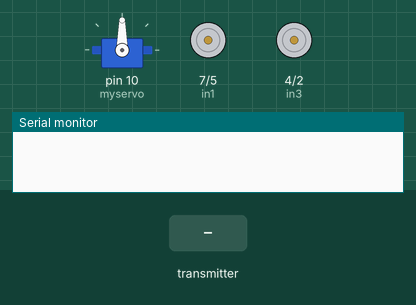
Simulated run of this sketch. Board: Arduino Uno, built with avr-gcc and run on an emulated ATmega328P. Shown: servo, motor-driver pin pairs drawn as motors (green arrow = first pin HIGH = forward, orange = second pin HIGH = backward, longer = more drive, scaled by the enable pin), the last lines printed to the serial monitor. The inputs (shaded band) are chosen by the test bench. No radio packets arrive unless stated.

Above: at 1.2 s.
1.3 s: the transmitter starts sending joystick.0 = 0
At 2.3 s:
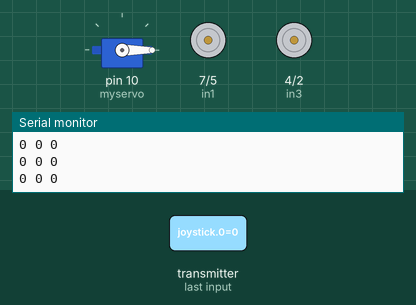
2.8 s: the transmitter starts sending joystick.2 = 256
At 3.4 s:
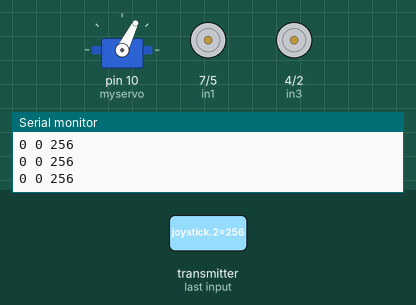
4.3 s: the transmitter starts sending joystick.0 = 512
5.8 s: the transmitter starts sending joystick.1 = 512
7.3 s: the transmitter starts sending joystick.2 = 512
At 8.0 s:
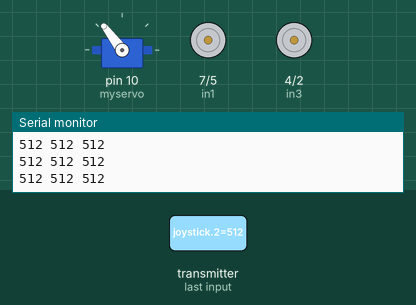
8.8 s: the transmitter starts sending joystick.1 = 256
Timing chart, 0 to 11.3 s (numbered marks = the images above; inputs shaded):
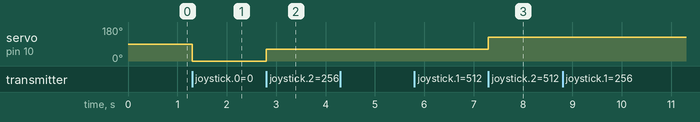

Measured:
- after the input at 1.3 s, servo on pin 10 (myservo): 90° → 0° at once
- after the input at 2.8 s, servo on pin 10 (myservo): 0° → 63° at once
- after the input at 7.3 s, servo on pin 10 (myservo): 63° → 127° at once

The sketch:

Nrf24Rc_car_Reciver.ino
```cpp
#include <SPI.h>
#include <nRF24L01.h>
#include <RF24.h>
#include <Servo.h>

#define enA 6
#define in1 7
#define in2 5
#define enB 3
#define in3 4
#define in4 2

Servo myservo;

RF24 radio(9,8); // CE, CSN
const byte address[6] = "00001";
char receivedData[32] = "";
int  xAxis, yAxis, Camservo;
int motorSpeedA = 0;
int motorSpeedB = 0;
int joystick[3];

void setup()
{
  pinMode(enA, OUTPUT);
  pinMode(enB, OUTPUT);
  pinMode(in1, OUTPUT);
  pinMode(in2, OUTPUT);
  pinMode(in3, OUTPUT);
  pinMode(in4, OUTPUT);
  myservo.attach(10);
  Serial.begin(9600);
  radio.begin();
  radio.openReadingPipe(0, address);
  radio.setPALevel(RF24_PA_MAX);
  radio.startListening();

  digitalWrite(in1, LOW);
    digitalWrite(in2, LOW);
    digitalWrite(in3, HIGH);
    digitalWrite(in4, LOW);

}
void loop()
{

  if (radio.available())
  {   // If the NRF240L01 module received data

      radio.read( joystick, sizeof(joystick) );

    radio.read(&receivedData, sizeof(receivedData));
    yAxis = joystick[0];
    xAxis = joystick[1];
    Camservo = joystick[2];

    int val  = map(Camservo, 0, 1023, 0, 255);
    myservo.write(val);
    Serial.print(yAxis);
    Serial.print(" ");
    Serial.print(xAxis);
    Serial.print(" ");
    Serial.println(Camservo);
  }

  if (yAxis > 550 )   // Forward
  {

    digitalWrite(in1, 1);
    digitalWrite(in2, 0);

    digitalWrite(in3, 1);
    digitalWrite(in4, 0);
  }
  else if (yAxis < 470) // Reverse
  {

    digitalWrite(in1, 0);
    digitalWrite(in2, 1);

    digitalWrite(in3, 0);
    digitalWrite(in4, 1);


  }


  else if (xAxis < 470) // Left
  {

    digitalWrite(in1, 1);
    digitalWrite(in2, 0);

    digitalWrite(in3, 0);
    digitalWrite(in4, 1);

    }

  else if (xAxis > 550) // Right
  {

    digitalWrite(in1, 0);
    digitalWrite(in2, 1);

    digitalWrite(in3, 1);
    digitalWrite(in4, 0);

    }

    else    // Stop
  {
    digitalWrite(in1, 0);
    digitalWrite(in2, 0);

    digitalWrite(in3, 0);
    digitalWrite(in4, 0);

  }


}
```
